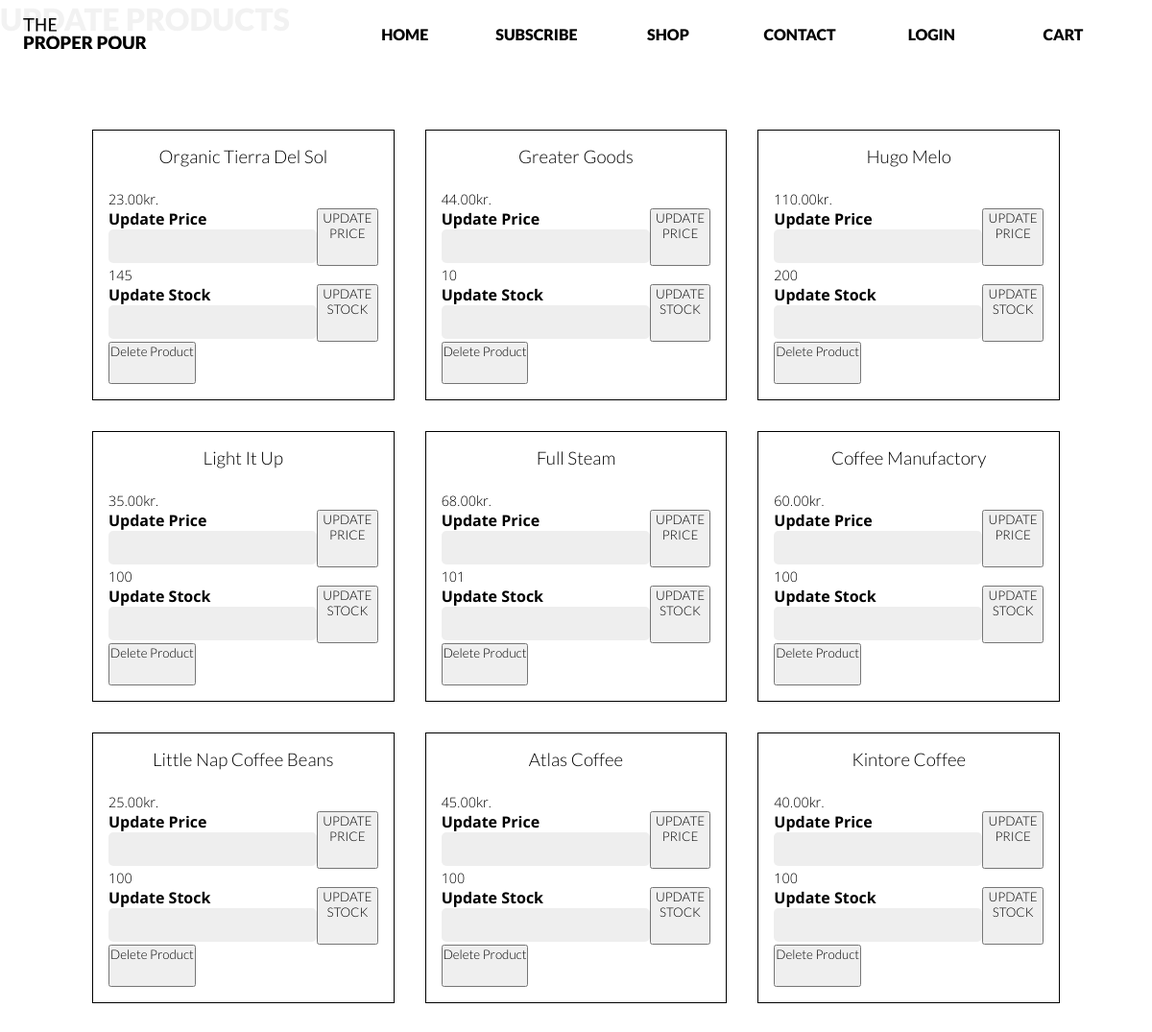
The app's page /admin.php (upper part), older data.
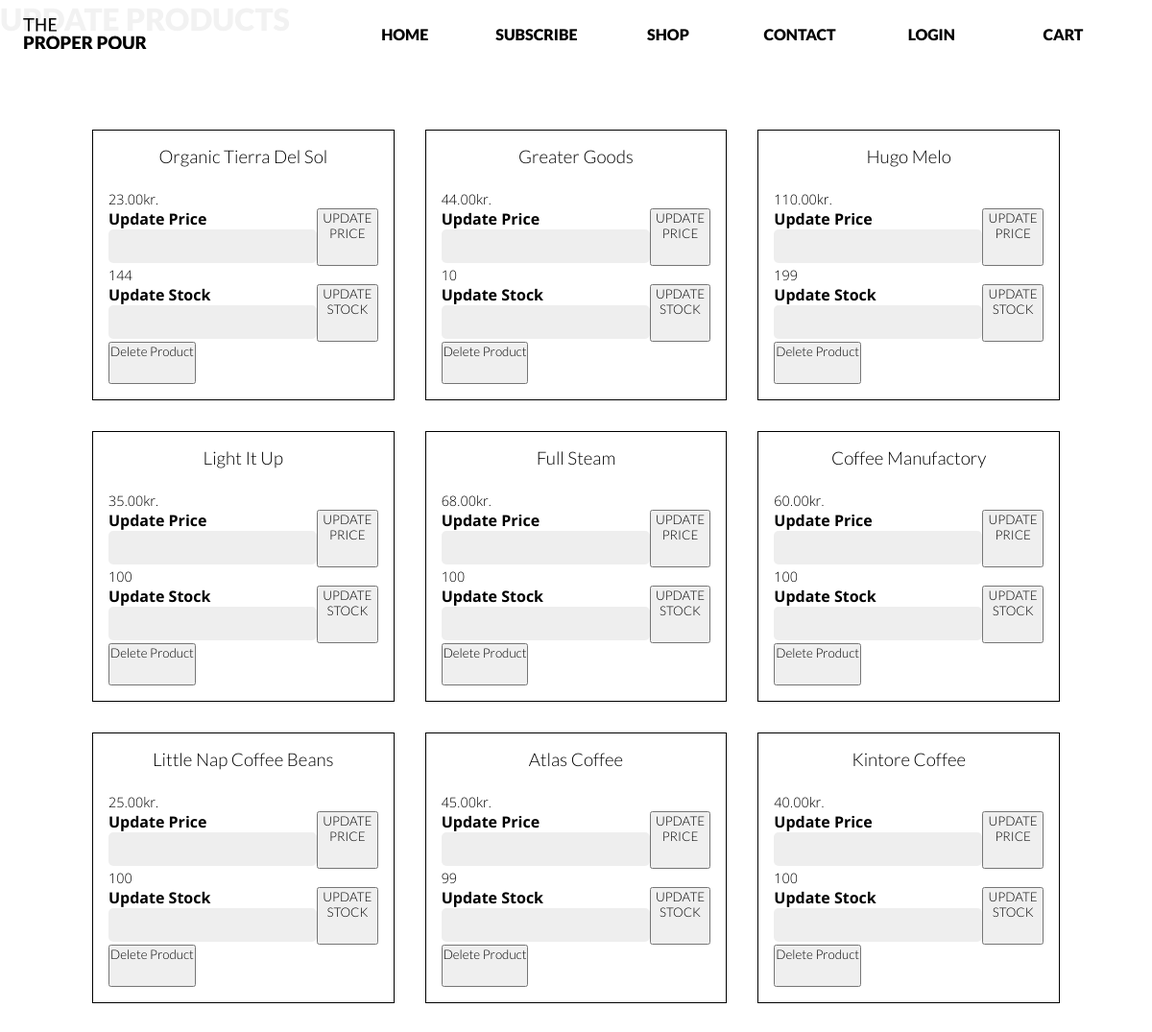
The same page, newer data.
### tables this page shows
CREATE TABLE `tproduct` (
  `nProductID` int(10) UNSIGNED NOT NULL,
  `cName` varchar(50) NOT NULL,
  `nCoffeeTypeID` mediumint(8) UNSIGNED NOT NULL,
  `nPrice` decimal(5,2) NOT NULL DEFAULT 0.00,
  `nStock` int(11) NOT NULL DEFAULT 0,
  `bActive` tinyint(1) NOT NULL DEFAULT 1
);

### admin.php (the view, shortened to what this page needs)
<?php
require_once(__DIR__.'/components/header.php');
require_once(__DIR__.'/connection.php');
?>
<main>
<h1>Update Products</h1>
<div class="adminProducts">
<?php
    $sql = "SELECT * FROM tProduct";
    $statement = $connection->prepare($sql);
    if($statement->execute()){
        $products = $statement->fetchAll(PDO::FETCH_ASSOC);
    foreach($products as $row){
        if($row['bActive']==1){
            echo '
            <div class="adminProduct" id="product-'.$row['nProductID'].' ">
            <h3 class="adminProductName">'.$row['cName'].' </h3>
            <p class="adminPropertyPrice">'.$row['nPrice'].'kr.</p>
            <form method="post" id="frmUpdatePrice">
    <label for="">Update Price<input type="text" name="updatePrice"></label>
    <button type="submit" class="btnUpdatePrice">UPDATE PRICE</button>
</form>
            <p class="propertyStock">'.$row['nStock'].'</p>
            <form method="post" id="frmUpdateStock">
    <label for="">Update Stock<input type="text" name="updateStock"></label>
    <button type="submit" class="btnUpdateStock">UPDATE STOCK</button>
</form>
<button class="btnDeleteProduct">Delete Product</button>
            </div>
            ';
        }
    }
}
?>
</div>
</main>
<?php
require_once(__DIR__.'/components/footer.php');

### components/header.php (shortened to what this page needs)
<?php
$menuPath = "";
if ($_SESSION) {
  $menuPath = "Profile";
} else {
  $menuPath = "Login";
}
?>
<html lang="en">
<head>
  <link rel="stylesheet" href="style.css" />
</head>
<body>
  <header>
    <a href="index.php" class="logo bg-contain">The Proper Pour Logo</a>
    <nav class="deskmenu grid">
      <a href="index.php" class="<?php if ($sCurrentPage == 'frontpage') echo 'active'; ?>">Home</a>
      <a href="subscribe.php" class="<?php if ($sCurrentPage == 'subscribe') echo 'active'; ?>">Subscribe</a>
      <a href="shop.php" class="<?php if ($sCurrentPage == 'shop') echo 'active'; ?>">Shop</a>
      <a href="contact.php" class="<?php if ($sCurrentPage == 'contact') echo 'active'; ?>">Contact</a>
      <a class="<?php if ($sCurrentPage == 'profile') echo 'active'; ?>" href="<?= strtolower($menuPath) ?>.php"><?= $menuPath ?></a>
      <a href="cart.php" class=" <?php if ($sCurrentPage == 'cart') echo 'active'; ?>">Cart</a>
    </nav>
  </header>

### components/footer.php (shortened to what this page needs)
</body>
</html>

### style.css (style rules this page uses)
* { box-sizing: border-box; padding: 0; margin: 0; }
html { scroll-behavior: smooth; }
.grid { display: grid; }
h1, h2, h5, a, .step-no .no, .frontpage h2, #formSearch label, .product h3, .filter h3 { font-family: "Lato", sans-serif; font-weight: 900; text-transform: uppercase; text-align: center; }
h1 { text-align: inherit; }
h3, h5, .step-no .no, .frontpage h3 { padding-bottom: 2vw; }
h3, h4, button, .checkmark { font-family: "Lato", sans-serif; font-weight: 300; color: #000; text-align: center; padding-bottom: 2vw; }
p { font-size: calc(0.8em + 10%); }
body { font-family: "Open sans", sans-serif; font-weight: 300; color: black; max-width: 100vw; }
.bg-contain { background-size: contain; background-repeat: no-repeat; }
header { background: rgba(255, 255, 255, 0.95); max-width: 100vw; width: 100%; position: fixed; z-index: 80; top: 0; display: grid; grid-template-columns: 1fr 2.5fr; height: 70px; justify-content: center; align-items: center; padding: 0 2vw; }
a { text-decoration: none; }
.deskmenu { grid-template-columns: repeat(6, 1fr); justify-items: center; align-items: center; }
.deskmenu a, .hiddenMenu a { font-weight: 900; transition: 0.2s ease-in-out; }
.logo { background-image: url(img/the-proper-pour-logo.svg); color: transparent; height: 45%; }
a { color: black; }
#frmAddProduct, #frmUpdateStock, #frmUpdatePrice { display: grid; margin: auto; }
#frmUpdateStock, #frmUpdatePrice { grid-template-columns: 1fr 1fr; }
.adminProducts { margin: 5em; display: grid; grid-template-columns: 1fr 1fr 1fr; }
.adminProduct { margin: 1em; border: 1px solid black; padding: 1em; }
label { font-weight: bold; }
input[type="text"], input[type="email"], input[type="password"], select { border: 0; border-radius: 5px; height: 35px; padding: 10px 10px 10px 30px; background: #eee; }
input[type="text"]:valid, input[type="email"]:valid, input[type="password"]:valid { background-size: 20px; background-repeat: no-repeat; background-position: 5px 6px; }

Row changes from the older to the newer data that the page shows:
changed tproduct "Organic Tierra Del Sol": nStock "145" → "144"
changed tproduct "Hugo Melo": nStock "200" → "199"
changed tproduct "Full Steam": nStock "101" → "100"
changed tproduct "Atlas Coffee": nStock "100" → "99"
